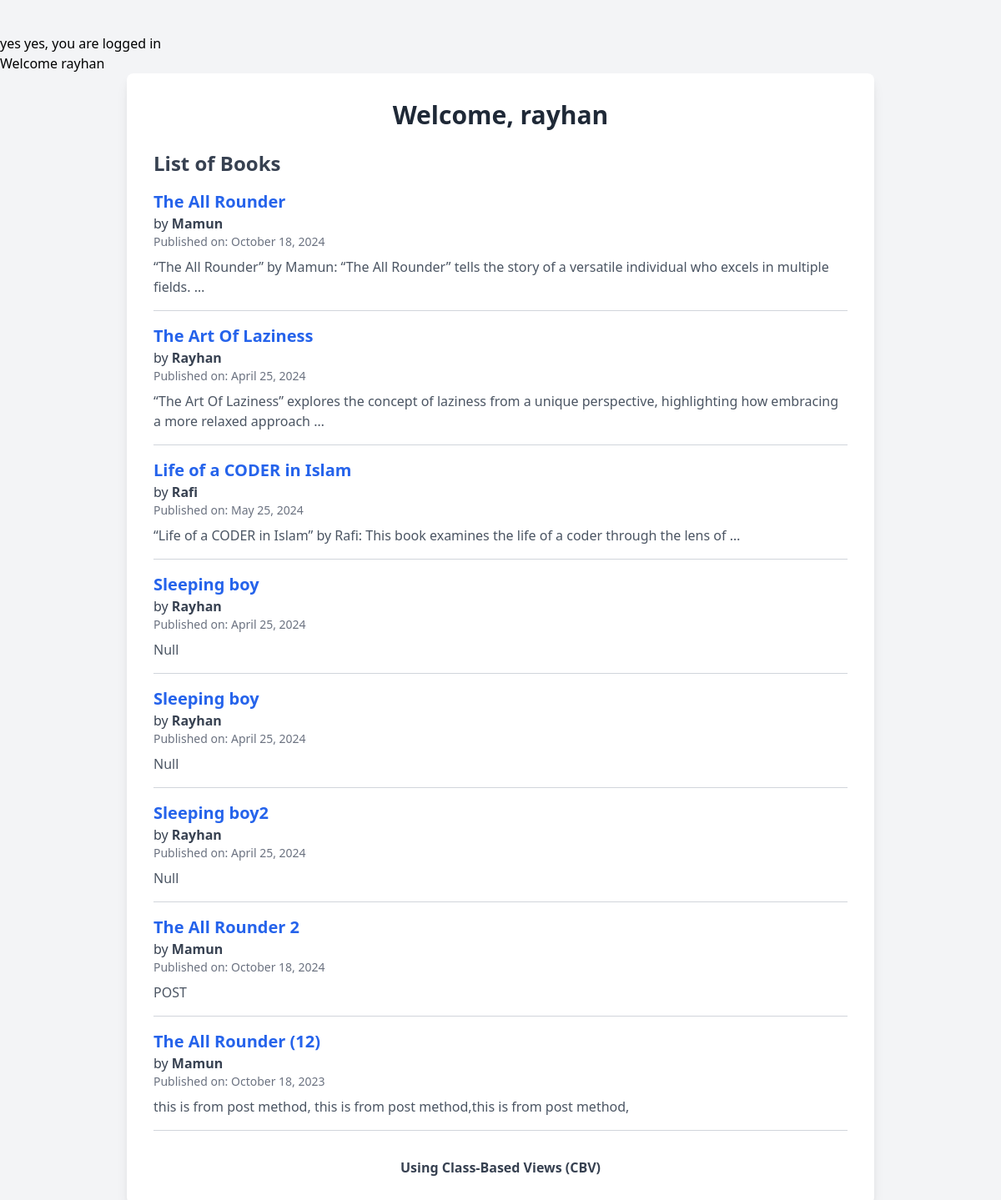
Screenshot of /book/book_list/ (signed in) with the database file from the repository.
### book/models.py (models this page shows, shortened)
class Book(models.Model):
    title = models.CharField(max_length=200)  # Title field
    description = models.TextField(null=True, blank=True)
    publication_date = models.DateField()  # Publication date field
    author = models.ForeignKey(Author, on_delete=models.CASCADE)  # ForeignKey to Author
    price = models.DecimalField(max_digits=10, decimal_places=2, default=0.00)  # Price field with default
    publisher = models.ForeignKey(Publisher, on_delete=models.CASCADE, null=True, blank=True)  # ForeignKey to Publisher, optional
    created_at=models.DateTimeField(auto_now_add=True)
    updated_at=models.DateTimeField(null=True, blank=True)

class Author(models.Model):
    name = models.CharField(max_length=100)  # Name field
    birthdate = models.DateField(null=True, blank=True)  # Birthdate field (optional)

### book/views.py (the view)
# urls.py: path('book_list/', BookListView.as_view(),name='list'),
class BookListView(ListView):
    model = Book
    template_name = 'book_list.html'
    context_object_name = 'books'
    def dispatch(self, request, *args, **kwargs):
        if not request.user.is_authenticated:
            context = {'x':1}
            return render(request,'login.html',context)  # Redirect to login if not authenticated
        return super().dispatch(request, *args, **kwargs)

### book/templates/book_list.html (shortened to what this page needs)
<!DOCTYPE html>
<html lang="en">
<head>
    <link href="https://cdn.jsdelivr.net/npm/tailwindcss@2.2.19/dist/tailwind.min.css" rel="stylesheet">
</head>
<body class="bg-gray-100 py-10">
    {% if request.user.is_authenticated %}
    yes yes, you are logged in
    {% endif %}
    <h1>Welcome {{user.username}}</h1>
    <div class="max-w-4xl mx-auto bg-white shadow-lg rounded-lg p-8">
        <h1 class="text-3xl font-bold text-center text-gray-800 mb-6">Welcome, {{ user.username }}</h1>
        <h2 class="text-2xl font-semibold text-gray-700 mb-4">List of Books</h2>
        {% if books %}
            <ul class="space-y-4">
                {% for book in books %}
                    <li class="border-b border-gray-300 pb-4">
                        <h3 class="text-xl font-bold text-blue-600">{{ book.title }}</h3>
                        <p class="text-gray-700">by <span class="font-semibold">{{ book.author.name }}</span></p>
                        <p class="text-sm text-gray-500">Published on: {{ book.publication_date | date:"F j, Y" }}</p>
                        <p class="mt-2 text-gray-600">{{ book.description | truncatewords:20 }}</p>
                    </li>
                {% endfor %}
            </ul>
        {% else %}
            <p class="text-gray-600 mt-4">No books available at this moment.</p>
        {% endif %}
        <p class="mt-8 text-center font-semibold text-gray-700">Using Class-Based Views (CBV)</p>
    </div>
</body>
</html>

### rows the page displays
Book: title "The All Rounder", author.name "Mamun", publication_date "October 18, 2024", description "“The All Rounder” by Mamun: “The All Rounder” tells the story of a versatile individual who excels in multiple fields. …"
Book: title "The Art Of Laziness", author.name "Rayhan", publication_date "April 25, 2024", description "“The Art Of Laziness” explores the concept of laziness from a unique perspective, highlighting how embracing a more relaxed approach …"
Book: title "Life of a CODER in Islam", author.name "Rafi", publication_date "May 25, 2024", description "“Life of a CODER in Islam” by Rafi: This book examines the life of a coder through the lens of …"
Book: title "Sleeping boy", author.name "Rayhan", publication_date "April 25, 2024", description "Null"
Book: title "Sleeping boy", author.name "Rayhan", publication_date "April 25, 2024", description "Null"
Book: title "Sleeping boy2", author.name "Rayhan", publication_date "April 25, 2024", description "Null"
Book: title "The All Rounder 2", author.name "Mamun", publication_date "October 18, 2024", description "POST"
Book: title "The All Rounder (12)", author.name "Mamun", publication_date "October 18, 2023", description "this is from post method, this is from post method,this is from post method,"

### other values shown
{{ user.username }} "rayhan"
